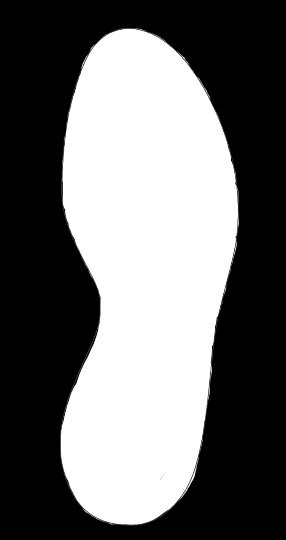
#> input picture shoe.png, 286 x 540 px
$ jupyter execute heatmap.ipynb
#> lines starting #> are read from the running program, lines starting #| are printed output that depends on the picture; after the words box and inside, x2 and y2 are one past the last pixel; in counts of white or black regions, pixels touching at a corner belong together
[cell 1]
import matplotlib
import serial
import numpy as np
import matplotlib.pyplot as plt
import matplotlib.colors as mcolors
import threading
import queue
import time
import matplotlib.animation as animation

[cell 2]
SERIAL_PORT = '/dev/tty.usbserial-0001'     # Change this based on your ESP32 port
BAUD_RATE = 250000       # Match the ESP32 code
ser = serial.Serial(SERIAL_PORT, BAUD_RATE, timeout=0.05)

matplotlib.use('TkAgg')


cmap = mcolors.LinearSegmentedColormap.from_list("custom", ["red", "yellow", "green"])  # Create a red-yellow-green gradient color map
fig, ax = plt.subplots()                   # Create the plot figure and axes
matrix = np.zeros((5, 3))                  # Initialize an empty 4x4 matrix
heatmap = ax.imshow(matrix, cmap=cmap, vmin=0, vmax=3.3)  # Plot the heatmap with defined colormap and voltage range
cbar = plt.colorbar(heatmap, label="Voltage (V)")         # Add a colorbar legend to the side

ax.set_xticks(np.arange(3))                             # Set X-axis ticks from 0 to 3
ax.set_yticks(np.arange(5))                             # Set Y-axis ticks from 0 to 3
ax.set_xticklabels(["CH1", "CH2", "CH3"])        # Label columns as CH1–CH4
ax.set_yticklabels(["CH1", "CH2", "CH3", "CH4", "CH5"])        # Label rows as CH1–CH4
plt.title("5x3 Matrix Voltage Visualization")           # Add a title to the plot

cell_texts = [[ax.text(j, i, "", ha="center", va="center", color="black", fontsize=12)
               for j in range(3)] for i in range(5)]

data_queue = queue.Queue()

def update_plot(frame):                               # This function runs every 50 ms from the animation timer
    if not data_queue.empty():                        # If new matrix data is available
        new_matrix = data_queue.get()                 # Retrieve the newest matrix from the queue
        heatmap.set_data(new_matrix)                  # Update heatmap color data

        for i in range(5):                            # Loop over rows
            for j in range(3):                        # Loop over columns
                cell_texts[i][j].set_text(f"{new_matrix[i][j]:.2f}")  # Update cell text with 2 decimal places
                print(cell_texts[i][j])
    return [heatmap] + [text for row in cell_texts for text in row]

# Set up the shoe mask
from PIL import Image, ImageOps
from scipy.ndimage import zoom

original = Image.open("shoe.png").convert("L")
resized = ImageOps.fit(original, (540, 512), method=Image.BILINEAR)
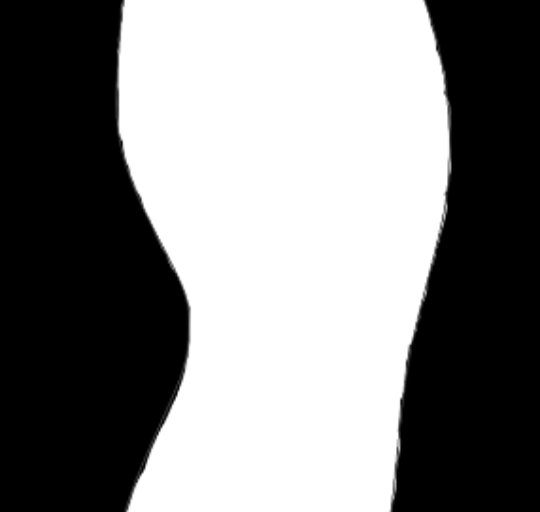
#> resized: PIL image 540x512 L; min 0, max 255, mean 130.5
mask = np.array(resized) > 128
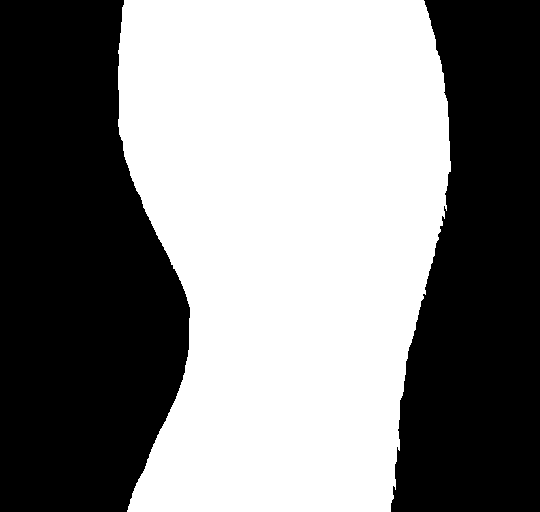
#> mask: shape (512, 540) bool; 51.1% white; 2 black regions, box (x1, y1, x2, y2) and area: (0, 0, 190, 512) 76316, (391, 0, 540, 512) 58880

def update_shoe_plot(frame):
    if not data_queue.empty():
        new_matrix = data_queue.get()  # shape: (5, 3)

        # Interpolate sensor data to shoe size
        heat_data = zoom(new_matrix, (512/5, 540/3), order=1)

        # Apply shoe mask
        masked_heat = np.ma.masked_where(~mask, heat_data)
        heatmap.set_data(masked_heat)

        # Update cell values if needed
        for i in range(5):
            for j in range(3):
                cell_texts[i][j].set_text(f"{new_matrix[i][j]:.2f}")

    return [heatmap] + [text for row in cell_texts for text in row]


def read_arduino_data():                                           # Define a background function for continuous serial reading
    while True:                                                    # Infinite loop
        try:
            line = ser.readline().decode('utf-8', errors='ignore').strip()  # Read a line from serial, decode it
            print(f"Serial line: {line}")
            if "Matrix updated:" in line:                          # If the trigger line is received
                new_matrix = np.zeros((5, 3))                      # Initialize new matrix to fill

                for i in range(5):                                 # Expect 4 lines of row data
                    row_data = ser.readline().decode('utf-8', errors='ignore').strip().split(",")  # Read and split by comma
                    print(row_data)
                    if len(row_data) == 3:                         # Ensure exactly 4 values per row
                        new_matrix[i] = [float(val) for val in row_data]  # Convert strings to floats and store

                data_queue.put(new_matrix)                         # Push the matrix into the data queue
        except Exception as e:                                     # If there's an error, print it
            print(f"Serial read error: {e}")                       # Print error to console

data_thread = threading.Thread(target=read_arduino_data, daemon=True)  # Create a daemon thread that runs serial reading
data_thread.start()                                                    # Start the thread

ani = animation.FuncAnimation(fig, update_plot, interval=50, blit=True)  # Start the animation; update every 50ms (20Hz)
plt.show()                                                     # Show the matplotlib GUI window
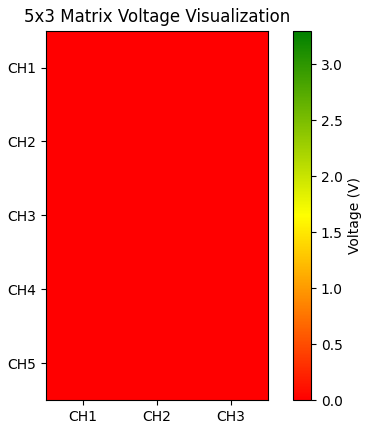
#> figure drawn by matplotlib, 2 panels
